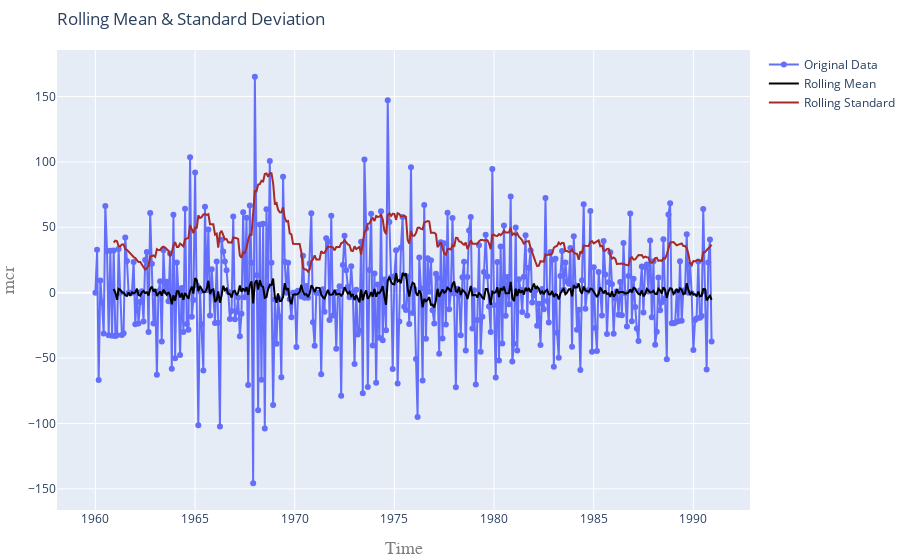

Notebook code cell kept with this figure:
### Code cell
TestStationaryPlot(Train["mcr"].dropna(inplace=False))
adf_test(Train["mcr"].dropna())

### Figure 1 — Plotly figure (JSON) as saved in the notebook; plotly's stock layout.template omitted (floating-point values rounded to 4 significant figures; data arrays with more than 128 entries replaced by an {"elided": "..."} marker saying what was removed)
{"data": [{"mode": "lines+markers", "name": "Original Data", "type": "scatter", "x": {"elided": "492 str values"}, "y": {"elided": "372 float values"}}, {"line": {"color": "black", "width": 2}, "mode": "lines", "name": "Rolling Mean", "type": "scatter", "x": {"elided": "492 str values"}, "y": {"elided": "372 float values"}}, {"line": {"color": "brown", "width": 2}, "mode": "lines", "name": "Rolling Standard", "type": "scatter", "x": {"elided": "492 str values"}, "y": {"elided": "372 float values"}}], "layout": {"margin": {"b": 50, "l": 10, "r": 0, "t": 50}, "title": {"text": "Rolling Mean & Standard Deviation", "x": 0, "xref": "paper"}, "xaxis": {"title": {"font": {"color": "#7f7f7f", "family": "Courier New, monospace", "size": 18}, "text": "Time"}}, "yaxis": {"title": {"font": {"color": "#7f7f7f", "family": "Courier New, monospace", "size": 18}, "text": "mcr"}}}}
